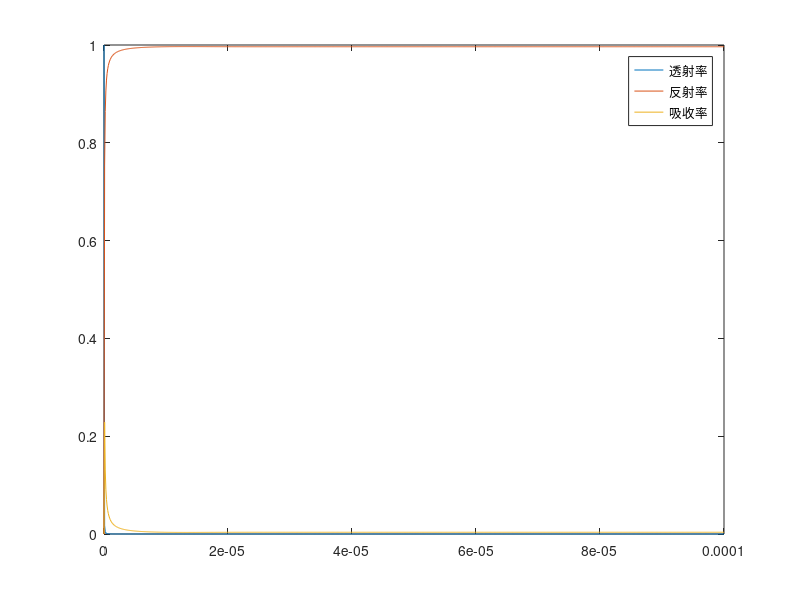
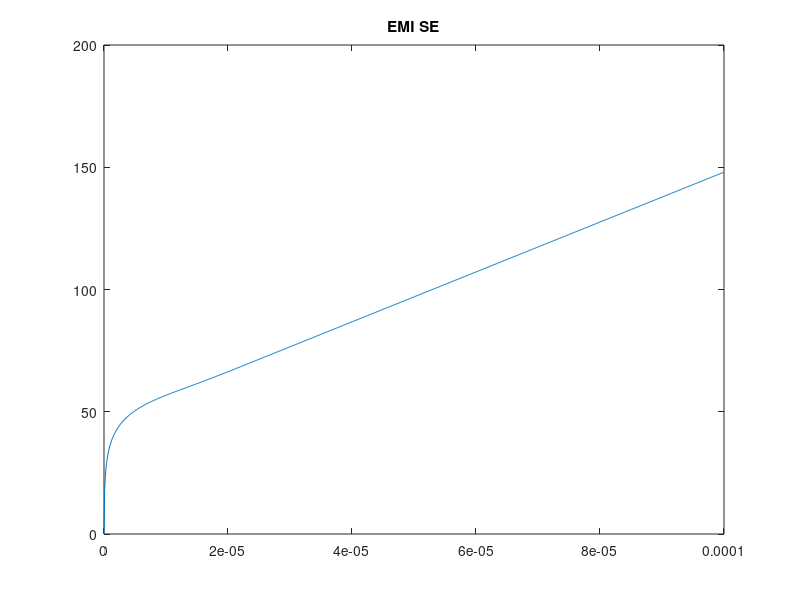

MATLAB code to generate these figures, in order:
clear; clc;close all;
%% 全局参数
% f = linspace(0, 3e12, 1000)'; % 频率区间，
% d=0.7e-6;% 厚度，单位m

d=linspace(0, 100e-6, 1000)';
f=10e9;
sigma = 350000; % 电导率，单位S/m
w = 2*pi* f;% 角频率
c0 = 3e8; % 真空光速 (m/s)
mu0 = 4*pi*1e-7; % 真空磁导率 (H/m)
epsilon0 = 8.854187817e-12; % 真空介电常数 (F/m)

%% 传输矩阵法
eps_air=1;% 空气介电常数
eps_MXene = 1 + 1j *sigma./w/epsilon0;% 复介电常数

k0=w/c0;% 真空波矢量

k_air=eps_air^0.5.*k0;% 空气波矢量，几乎同k_pz
k_MXene=(eps_MXene).^0.5.*k0;% MXene波矢量，几乎同k_qz

k_pz=sqrt(eps_air.*(k0.^2)-(pi./w).^2);
k_qz=sqrt(eps_MXene.*(k0.^2)-(pi./w).^2);

M11=cos(k_qz.*d)+0.5j.*(k_qz./k_pz+k_pz./k_qz).*sin(k_qz.*d);
M12=0.5j.*(k_qz./k_pz-k_pz./k_qz).*sin(k_qz.*d);
M22=cos(k_qz.*d)-0.5j.*(k_qz./k_pz+k_pz./k_qz).*sin(k_qz.*d);
M21=-0.5j.*(k_qz./k_pz-k_pz./k_qz).*sin(k_qz.*d);   

S11=-M21./M22;
S22=M12./M22;
S12=1./M22;
S21=M11-M12.*M21./M22;

T=abs(S12).^2;
R=abs(S11).^2;
A=1-T-R;
EMISE=10*log10(1./T);

figure()
plot(d,T,d,R,d,A);
legend("透射率","反射率","吸收率")
figure()
plot(d,EMISE);
title("EMI SE")
